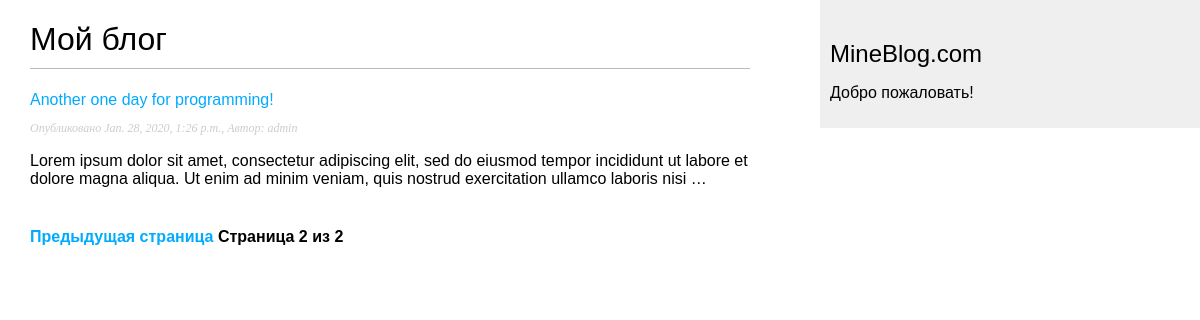
/blog/?page=2, run on an earlier commit of the app's database.
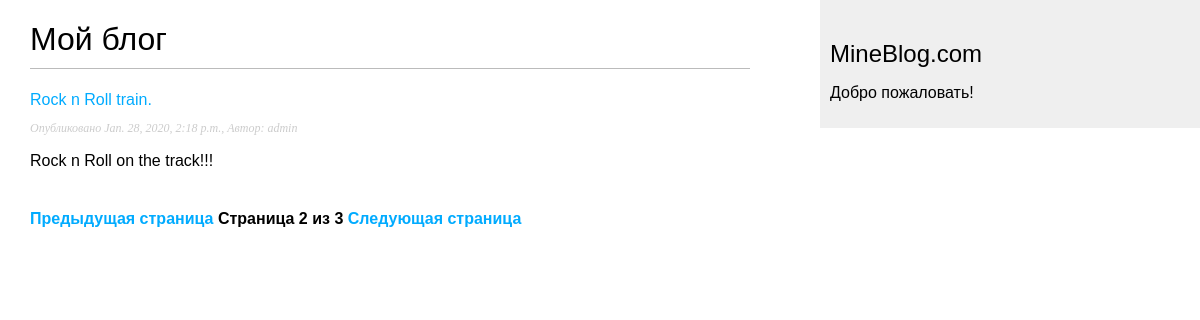
And on a later commit of the database.
### blog/models.py (models this page shows, shortened)
class Post(models.Model):
    STATUS_CHOICES = (
        ('draft', 'Draft'),
        ('published', 'Published'),
    )
    title = models.CharField(max_length=200)
    slug = models.SlugField(max_length=200, unique_for_date='publish')
    author = models.ForeignKey(User, on_delete=models.CASCADE, related_name='blog_posts')
    body = models.TextField(max_length=pow(10, 5))
    publish = models.DateTimeField(default=timezone.now)
    created = models.DateTimeField(auto_now_add=True)
    updated = models.DateTimeField(auto_now=True)
    status = models.CharField(max_length=10, choices=STATUS_CHOICES, default='draft')
    tags = TaggableManager()
    class Meta:
        ordering = ('-publish',)
    objects = models.Manager()
    published = PublishedManager()
    def get_absolute_url(self):
        return reverse('blog:post_detail', args=[
            self.publish.year, self.publish.month,
            self.publish.day, self.slug,
        ])

### blog/views.py (the view)
# urls.py: path('', views.PostListView.as_view(), name='post_list'),
class PostListView(ListView):
    queryset = Post.published.all()
    context_object_name = 'posts'
    paginate_by = 1
    template_name = 'blog/post/list.html'

### blog/templates/blog/post/list.html (shortened to what this page needs)
{% extends "blog/base.html" %}
{% block content %}
    <h1>
        Мой блог
    </h1>
    {% for post in posts %}
        <a href="{{ post.get_absolute_url }}">{{ post.title }}</a>
        <p class="date">Опубликовано {{ post.publish }},
            Автор: {{ post.author }}</p>
        {{ post.body|truncatewords:30|linebreaks }}
    {% endfor %}
    {% include "pagination.html" with page=page_obj %}
{% endblock %}

What changed in the data, as far as the page shows it:
no longer on this page (row edited): Post: title "Another one day for programming!", publish "Jan. 28, 2020, 1:26 p.m.", author "admin", body "Lorem ipsum dolor sit amet, consectetur adipiscing elit, sed do eiusmod tempor incididunt ut labore et dolore magna aliqua. Ut enim ad minim veniam, quis nostrud exercitation ullamco laboris nisi …"
now on this page (row unchanged): Post: title "Rock n Roll train.", publish "Jan. 28, 2020, 2:18 p.m.", author "admin", body "Rock n Roll on the track!!!"
Also different on the page:
{{ page.paginator.num_pages }}: "2" → "3"
text now shown: "Следующая страница"
